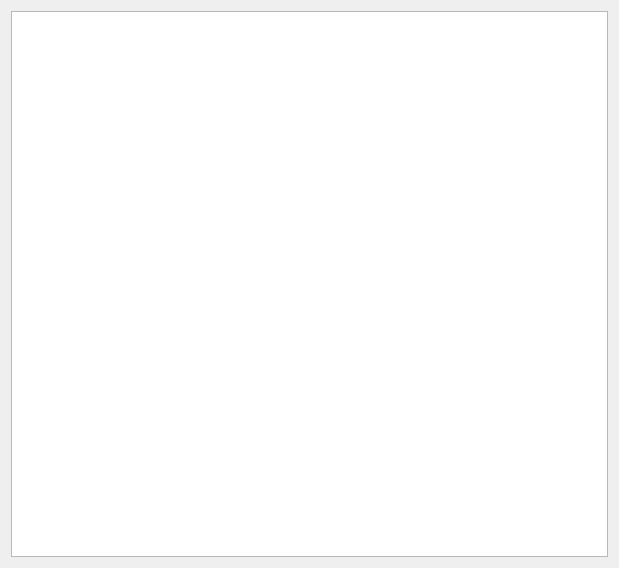
<?xml version="1.0" encoding="UTF-8"?>
<ui version="4.0">
 <class>CVarWidget</class>
 <widget class="QWidget" name="CVarWidget">
  <property name="geometry">
   <rect>
    <x>0</x>
    <y>0</y>
    <width>619</width>
    <height>568</height>
   </rect>
  </property>
  <property name="windowTitle">
   <string/>
  </property>
  <layout class="QVBoxLayout" name="verticalLayout">
   <item>
    <widget class="QTreeView" name="CVarsView">
     <property name="editTriggers">
      <set>QAbstractItemView::CurrentChanged|QAbstractItemView::DoubleClicked|QAbstractItemView::EditKeyPressed</set>
     </property>
     <property name="selectionBehavior">
      <enum>QAbstractItemView::SelectItems</enum>
     </property>
     <property name="uniformRowHeights">
      <bool>true</bool>
     </property>
    </widget>
   </item>
  </layout>
 </widget>
 <resources>
  <include location="../QtResources/resources.qrc"/>
 </resources>
 <connections/>
</ui>
